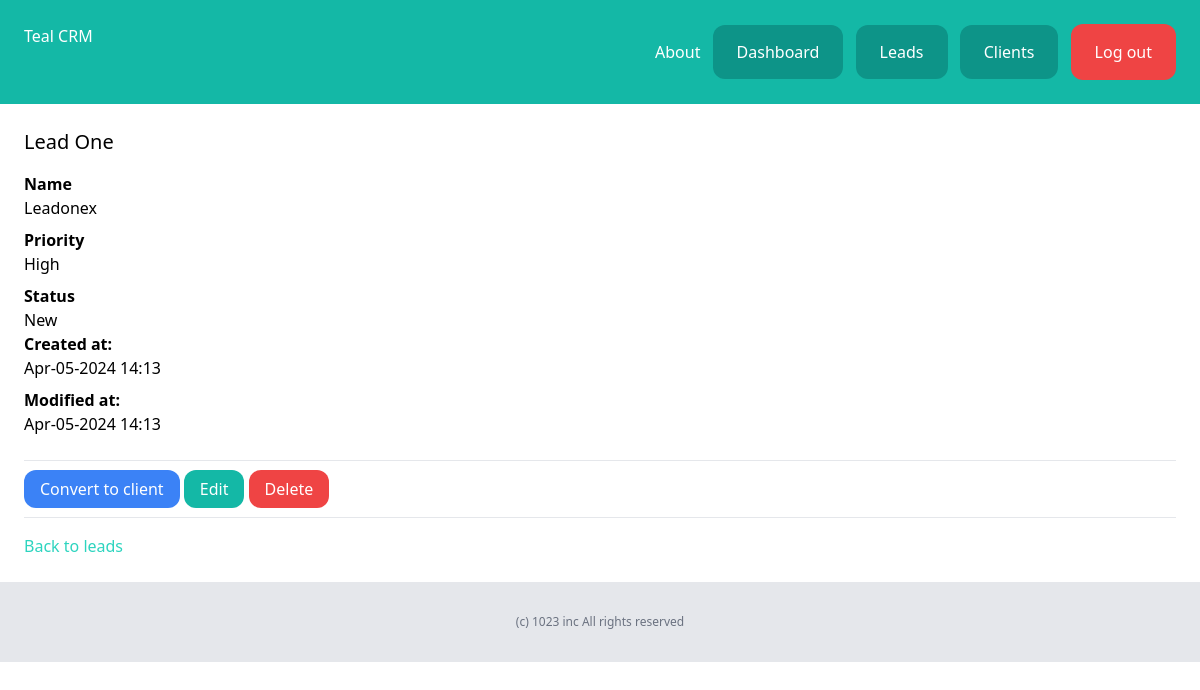
The app's page /dashboard/leads/4/ (signed in) with its own data.
### lead/models.py (models this page shows, shortened)
class Lead(models.Model):
    LOW = 'low'
    MEDIUM = 'medium'
    HIGH = 'high'
    CHOICES_PRIORITY = (
        (LOW, 'Low'),
        (MEDIUM, 'Medium'),
        (HIGH, 'High'),
    )
    NEW = 'new'
    CONTACTED = 'contacted'
    WON = 'won'
    LOST = 'lost'
    CHOICES_STATUS = (
        (NEW, 'New'),
        (CONTACTED, 'Contacted'),
        (WON, 'Won'),
        (LOST, 'Lost'),
    )
    team = models.ForeignKey(Team, related_name='leads', on_delete=models.CASCADE)
    name = models.CharField(max_length=255)
    email = models.EmailField()
    description = models.TextField(blank=True, null=True)
    priority = models.CharField(max_length=10, choices=CHOICES_PRIORITY, default=MEDIUM)
    status = models.CharField(max_length=10, choices=CHOICES_STATUS, default=NEW)
    converted_to_client = models.BooleanField(default=False)
    created_by = models.ForeignKey(User, related_name='leads', on_delete=models.CASCADE)
    created_at = models.DateTimeField(auto_now_add=True)
    modified_at = models.DateTimeField(auto_now=True)
    class Meta:
        ordering = ('name',)

### lead/views.py (the view)
# urls.py: path('<int:pk>/', views.leads_detail, name='leads_detail'),
@login_required
def leads_detail(request, pk):
    lead = get_object_or_404(Lead, created_by=request.user, pk=pk)
    return render(request, 'lead/leads_detail.html', {'lead':lead})

### lead/templates/lead/leads_detail.html (shortened to what this page needs)
{% extends 'core/base.html' %}
{% block content %}
    <div class="py-6 px-6">
        <h1 class="mb-4 text-xl">{{ lead.name }}</h1>
        {% if lead.description %}
            <p class="font-semibold">Name</p>
            <p class="mb-2">{{ lead.description }}</p>
        {% endif %}
        <p class="font-semibold">Priority</p>
        <p class="mb-2">{{ lead.get_priority_display }}</p>
        <p class="font-semibold">Status</p>
        <p>{{ lead.get_status_display }}</p>
        <p class="font-semibold">Created at:</p>
        <p class="mb-2">{{ lead.created_at|date:"M-d-Y H:i" }}</p>
        <p class="font-semibold">Modified at:</p>
        <p class="mb-6">{{ lead.modified_at|date:"M-d-Y H:i" }}</p>
        <hr class="my-4">
        <a href="{% url 'lead:leads_convert' lead.id %}" class="py-2 px-4 rounded-xl bg-blue-500 text-white hover:bg-orange-500 transition duration-500 ease-in-out">Convert to client</a>
        <a href="{% url 'lead:leads_edit' lead.id %}" class="py-2 px-4 rounded-xl bg-teal-500 text-white hover:bg-orange-500 transition duration-500 ease-in-out">Edit</a>
        <a href="{% url 'lead:leads_delete' lead.id %}" class="py-2 px-4 rounded-xl bg-red-500 text-white hover:bg-red-600 transition duration-500 ease-in-out">Delete</a>
        <hr class="my-4">
        <a href="{% url 'lead:leads_list' %}" class="text-teal-400">Back to leads</a>
    </div>
{% endblock %}

### records on screen
Lead: name "Lead One", description "Leadonex", priority "High", status "New", created_at "Apr-05-2024 14:13", modified_at "Apr-05-2024 14:13"
